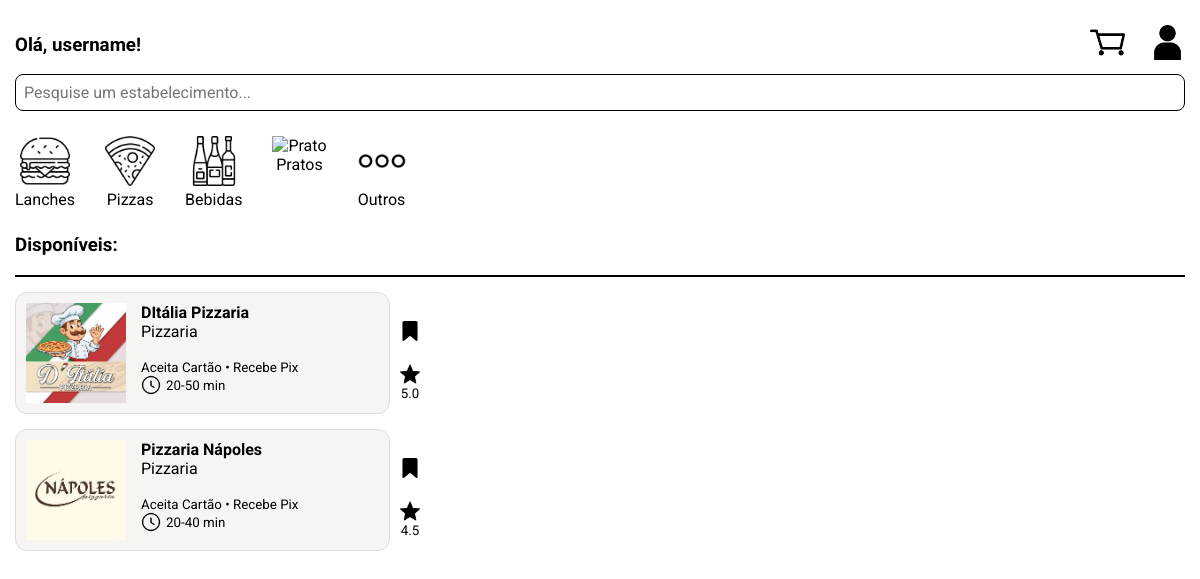
Screenshot of /pagina_inicial with the database file from the repository.
### tables this page shows
CREATE TABLE estabelecimentos (
        id INTEGER PRIMARY KEY,
        nome VARCHAR(100),
        tipo TEXT,
        avaliacao TEXT,
        pedido_minimo TEXT,
        tempo_delivery TEXT,
        caminho_foto TEXT
        );

### routes/pagina_inicial.py (the view)
@pagina_inicial_bp.route("/pagina_inicial", methods=["GET", "POST"])
def pagina_inicial():
    estabelecimentos = EstabelecimentoModel.listar_estabelecimentos()
    return render_template("pagina_inicial.html", estabelecimentos=estabelecimentos)

### database/banco_dados_principal.py (called while the page is built)
def conectar_banco_dados_principal():
    return sqlite3.connect(BANCO_DADOS_PRINCIPAL)

### models/estabelecimento_model.py (called while the page is built)
    @staticmethod
    def listar_estabelecimentos():
        conexao = None
        try:
            conexao = conectar_banco_dados_principal()
            cursor = conexao.cursor()
            cursor.execute(f"SELECT * FROM {TABELA_ESTABELECIMENTOS}")
            registros = cursor.fetchall()
            return registros
        except Exception as erro:
            print("Erro ao listar estabelecimentos: ", erro)
            return
        finally:
            if conexao:
                conexao.close()

### templates/pagina_inicial.html (shortened to what this page needs)
<!DOCTYPE html>
<html lang="pt-BR">
<head>
    <link rel="stylesheet" href="{{ url_for('static', filename='css/pagina_inicial.css') }}">
</head>
<body>
    <div class="container">
        <div class="topo">
            <h3>Olá, username!</h3>
            <div class="icones">
                <a href="{{ url_for('carrinho.carrinho') }}">
                    <img src="{{ url_for('static', filename='images/icons/carrinho_black.png') }}" width="35" alt="Carrinho">
                </a>
                <a href="{{ url_for('usuario.usuario') }}">
                    <img src="{{ url_for('static', filename='images/icons/usuario_black.png') }}" width="35" alt="Usuário">
                </a>
            </div>
        </div>
        <div>
            <input class="pesquisa" type="text" id="pesquisa" placeholder="Pesquise um estabelecimento...">
        </div>
        <div class="categorias">
            <div><img src="{{ url_for('static', filename='images/icons/hamburguer_black.png') }}" width="50" alt="Lanche"><br>Lanches</div>
            <div><img src="{{ url_for('static', filename='images/icons/pizza_black.png') }}" width="50" alt="Pizza"><br>Pizzas</div>
            <div><img src="{{ url_for('static', filename='images/icons/bebida_black.png') }}" width="50" alt="Bebida"><br>Bebidas</div>
            <div><img src="{{ url_for('static', filename='images/icons/prato_black.png') }}" width="50" alt="Prato"><br>Pratos</div>
            <div><img src="{{ url_for('static', filename='images/icons/outros_black.png') }}" width="50" alt="Outros"><br>Outros</div>
        </div>
        <div class="disponiveis">
            <h3>Disponíveis:</h3>
            <hr>
        </div>
        {% for estabelecimento in estabelecimentos %}
        <div class="container-card">
            <a href="{{ url_for('estabelecimento.estabelecimento', id=estabelecimento[0]) }}" class="card-link">
            <div class="card-estabelecimento">
                <div class="informacoes-estabelecimento">
                    <div class="lado-esquerdo">
                        <img  src="{{ url_for('static', filename=estabelecimento[6] if estabelecimento[6] else 'images/icons/restaurante.png') }}" width="100">
                        <div class="texto-estabelecimento">
                            <b>{{ estabelecimento[1] }}</b>
                            <span>{{ estabelecimento[2] }}</span><br>
                            <small>Aceita Cartão • Recebe Pix</small>
                            <div class="texto-tempo-delivery">
                                <img src="{{ url_for('static', filename='images/icons/relogio_black.png') }}" width="20" alt="Relógio">
                                <small>{{ estabelecimento[5] }}</small>
                            </div>
                        </div>
                    </div>
                </div>
            </div>
            </a>
            <div class="icones-direita">
                <img src="{{ url_for('static', filename='images/icons/favorito_black.png') }}" width="20" height="20" alt="Favoritar">
                <br>
                <img src="{{ url_for('static', filename='images/icons/estrela_black.png') }}" width="20" alt="Avaliação">
                <small>{{ estabelecimento[3] }}</small>
            </div>
        </div>
        {% endfor %}
    </div>
</body>
</html>

### static/css/pagina_inicial.css (style rules this page uses)
body { margin: 0; font-family: 'Roboto', sans-serif; font-size: 16px; text-align: center; }
.container { padding: 15px; }
.topo { display: flex; justify-content: space-between; align-items: center; }
.icones { display: flex; gap: 25px; }
.icones a { text-decoration: none; display: inline-block; transition: transform 0.2s; }
.pesquisa { border: 1px solid; border-radius: 8px; width: 100%; box-sizing: border-box; padding: 8px; font-family: 'Roboto', sans-serif; font-size: 16px; color: black; }
.categorias { display: flex; gap: 30px; overflow-x: auto; margin-top: 25px; margin-bottom: 25px; }
.disponiveis { text-align: left; }
hr { border: 0; border-top: 2px solid; margin-bottom: 15px; }
.card-link { text-decoration: none; color: inherit; display: block; max-width: 375px; width: 100%; }
.container-card { display: flex; align-items: center; gap: 10px; }
.card-estabelecimento { background: #f7f4f4; border-radius: 8px; display: flex; justify-content: space-between; align-items: center; text-align: center; transition: background-color 0.2s, transform 0.1s; cursor: pointer; border: 1px solid #ddd; border-radius: 12px; margin-bottom: 15px; }
.informacoes-estabelecimento { display: flex; justify-content: space-between; align-items: center; width: 100%; padding: 10px; }
.lado-esquerdo { display: flex; align-items: left; gap: 15px; text-align: left; }
.icones-direita { display: flex; flex-direction: column; gap: 2px; }
.texto-estabelecimento { display: flex; flex-direction: column; }
.texto-tempo-delivery { display: flex; align-items: center; gap: 5px; }

### rows the page displays
estabelecimentos: caminho_foto (picture), nome "DItália Pizzaria", tipo "Pizzaria", tempo_delivery "20-50 min", avaliacao "5.0"
estabelecimentos: caminho_foto (picture), nome "Pizzaria Nápoles", tipo "Pizzaria", tempo_delivery "20-40 min", avaliacao "4.5"
